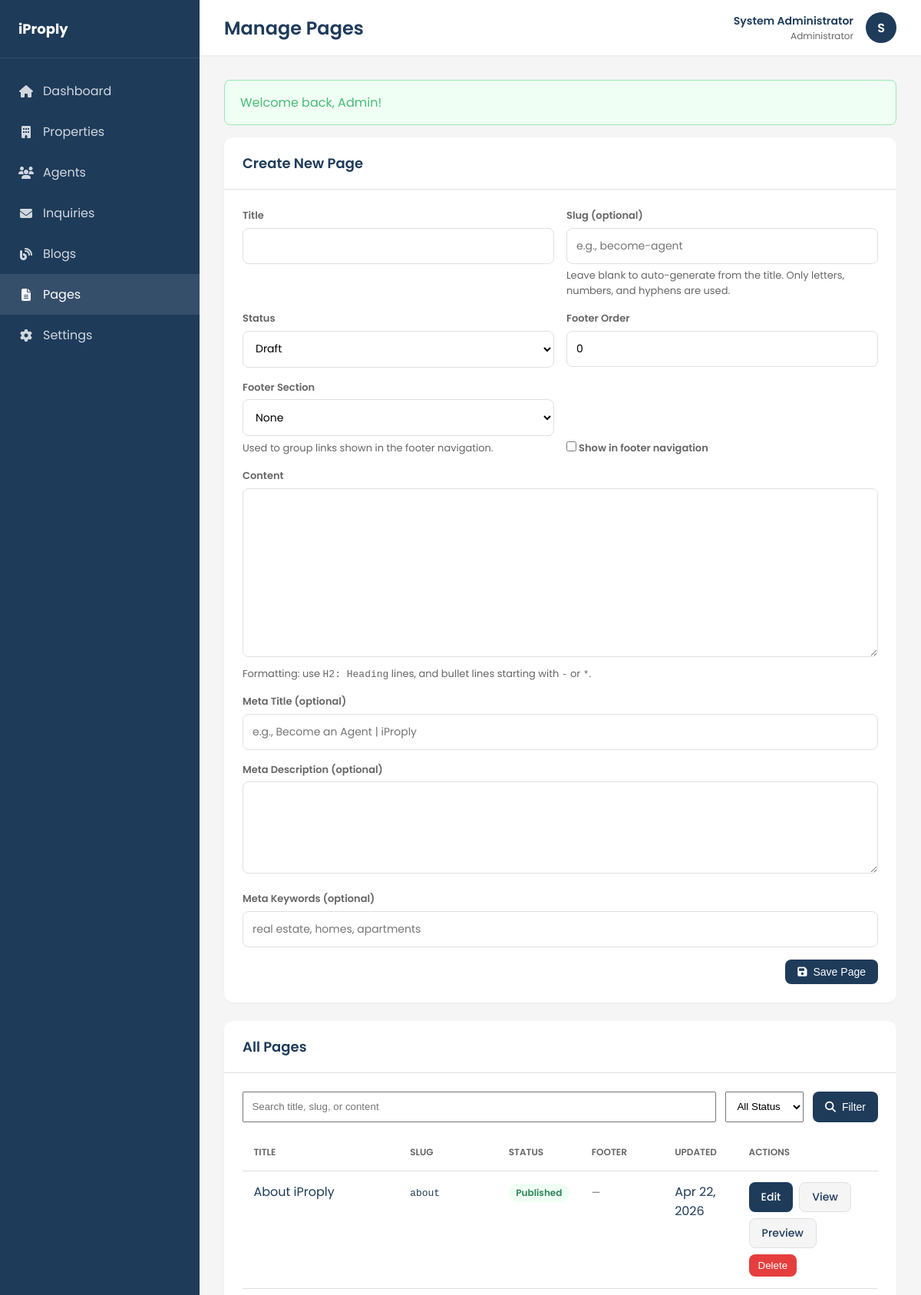
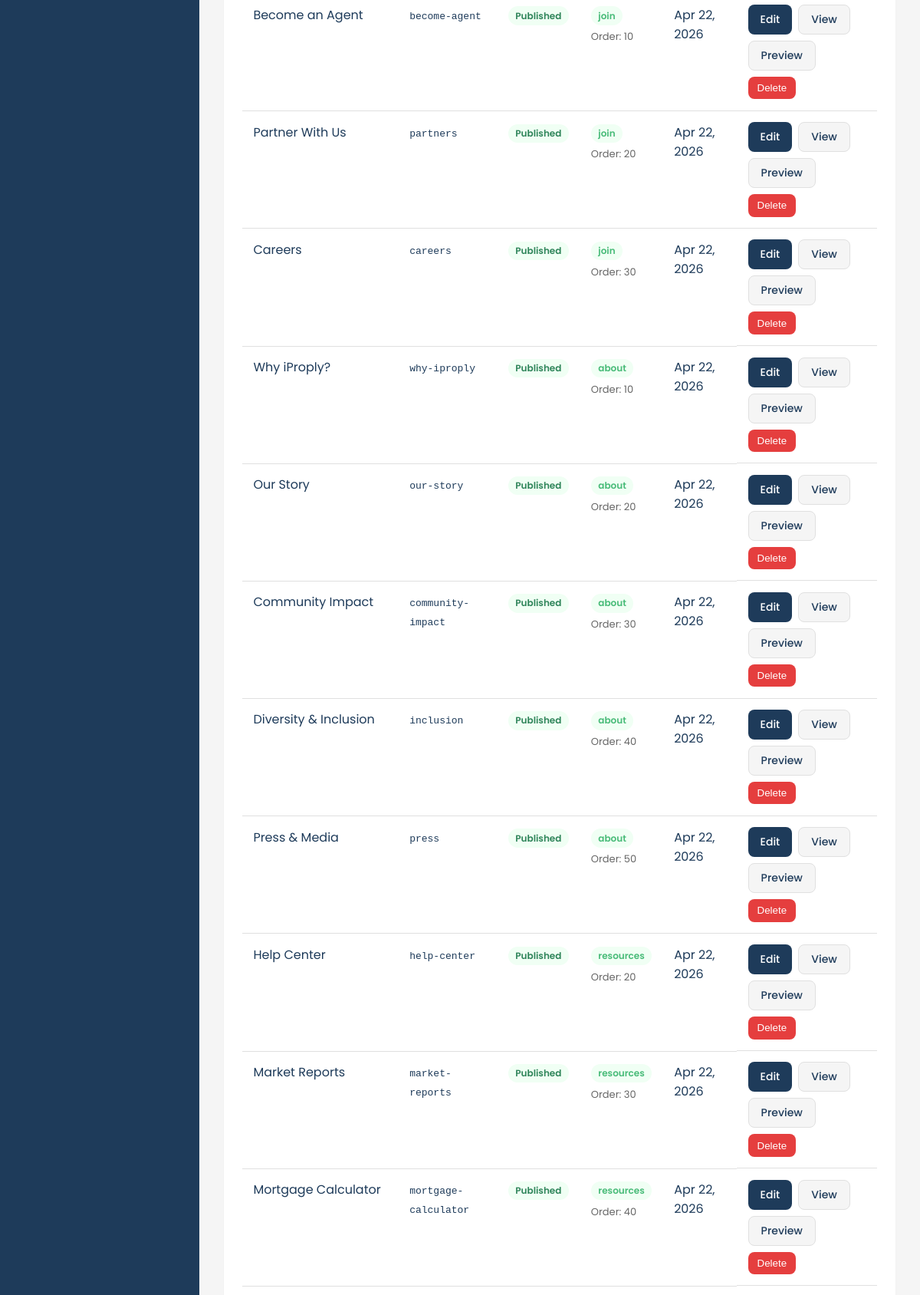
Screenshot of /admin/pages.php (signed in, upper part) with the database file from the repository (2 pictures, top to bottom).
### tables this page shows
CREATE TABLE pages (
    id INT AUTO_INCREMENT PRIMARY KEY,
    title VARCHAR(255) NOT NULL,
    slug VARCHAR(255) NOT NULL UNIQUE,
    content LONGTEXT NOT NULL,
    status ENUM('draft', 'published') DEFAULT 'draft',
    published_at DATETIME NULL,
    meta_title VARCHAR(255) NULL,
    meta_description TEXT NULL,
    meta_keywords TEXT NULL,
    show_in_footer TINYINT(1) NOT NULL DEFAULT 0,
    footer_section VARCHAR(50) NULL,
    footer_order INT NOT NULL DEFAULT 0,
    created_by INT NULL,
    updated_by INT NULL,
    created_at TIMESTAMP DEFAULT CURRENT_TIMESTAMP,
    updated_at TIMESTAMP DEFAULT CURRENT_TIMESTAMP ON UPDATE CURRENT_TIMESTAMP,
    FOREIGN KEY (created_by) REFERENCES admins(id) ON DELETE SET NULL,
    FOREIGN KEY (updated_by) REFERENCES admins(id) ON DELETE SET NULL
);

### config/config.php (called while the page is built, shortened)
<?php
function base_url($path = '') {
    return rtrim(APP_URL, '/') . '/' . ltrim($path, '/');
}
function sanitize($input) {
    return htmlspecialchars(trim($input ?? ''), ENT_QUOTES, 'UTF-8');
}
function format_date($date, $format = 'M d, Y') {
    return date($format, strtotime($date));
}
function get_flash_messages() {
    $messages = $_SESSION['flash_messages'] ?? [];
    return $messages;
}

### includes/Database.php (called while the page is built, shortened)
<?php
class Database {
    private static $instance = null;
    private $pdo;
    private $stmt;
    private function __construct() {
        $dsn = "mysql:host=" . DB_HOST . ";dbname=" . DB_NAME . ";charset=" . DB_CHARSET;
        $options = [
            PDO::ATTR_ERRMODE => PDO::ERRMODE_EXCEPTION,
            PDO::ATTR_DEFAULT_FETCH_MODE => PDO::FETCH_ASSOC,
            PDO::ATTR_EMULATE_PREPARES => false,
            PDO::MYSQL_ATTR_INIT_COMMAND => "SET NAMES " . DB_CHARSET . " COLLATE utf8mb4_unicode_ci"
        ];
        try {
            $this->pdo = new PDO($dsn, DB_USER, DB_PASS, $options);
        } catch (PDOException $e) {
            $this->error = $e->getMessage();
            error_log("Database Connection Error: " . $this->error);
            if (APP_ENV === 'development') {
                die("Database Connection Error: " . $this->error);
            } else {
                die("A database error occurred. Please try again later.");
            }
        }
    }
    public static function getInstance() {
        if (self::$instance === null) {
            self::$instance = new self();
        }
        return self::$instance;
    }
    public function query($sql, $params = []) {
        $this->stmt = $this->pdo->prepare($sql);
        try {
            $this->stmt->execute($params);
            return $this;
        } catch (PDOException $e) {
            error_log("Query Error: " . $e->getMessage() . " | SQL: " . $sql);
            throw $e;
        }
    }
    public function fetchAll() {
        return $this->stmt->fetchAll();
    }
    public function select($table, $columns = '*', $where = '', $params = [], $orderBy = '', $limit = '') {
        $sql = "SELECT {$columns} FROM {$table}";
        if ($orderBy) {
            $sql .= " ORDER BY {$orderBy}";
        }
        return $this->query($sql, $params)->fetchAll();
    }
}

### includes/Page.php (called while the page is built, shortened)
<?php
class Page {
    private $db;
    public function __construct() {
        $this->db = Database::getInstance();
    }
    public function getAllForAdmin($status = 'all', $search = '') {
        $where = [];
        $params = [];
        $whereSql = !empty($where) ? implode(' AND ', $where) : '';
        return $this->db->select('pages', '*', $whereSql, $params, 'updated_at DESC, created_at DESC');
    }
}

### admin/pages.php (the view, shortened to what this page needs)
<?php
require_once '../config/config.php';
require_once '../includes/Database.php';
require_once '../includes/Page.php';
$pageModel = new Page();
$status = isset($_GET['status']) ? sanitize($_GET['status']) : 'all';
$search = isset($_GET['search']) ? sanitize($_GET['search']) : '';
$editingId = isset($_GET['edit']) ? (int) $_GET['edit'] : 0;
$editingPage = $editingId ? $pageModel->getById($editingId) : null;
$pages = $pageModel->getAllForAdmin($status, $search);
$pageTitle = 'Manage Pages';
?>
<!DOCTYPE html>
<html lang="en">
<head>
    <link rel="stylesheet" href="https://cdnjs.cloudflare.com/ajax/libs/font-awesome/6.4.0/css/all.min.css">
    <link rel="stylesheet" href="../assets/css/admin.css">
</head>
<body>
    <aside class="sidebar">
        <div class="sidebar-header">
            <a href="<?php echo base_url(); ?>"><?php echo sanitize(APP_NAME); ?></a>
        </div>
        <nav class="sidebar-nav">
            <a href="dashboard.php"><i class="fas fa-home"></i> Dashboard</a>
            <a href="properties.php"><i class="fas fa-building"></i> Properties</a>
            <a href="agents.php"><i class="fas fa-users"></i> Agents</a>
            <a href="inquiries.php"><i class="fas fa-envelope"></i> Inquiries</a>
            <a href="blogs.php"><i class="fas fa-blog"></i> Blogs</a>
            <a href="pages.php" class="active"><i class="fas fa-file-lines"></i> Pages</a>
            <a href="settings.php"><i class="fas fa-cog"></i> Settings</a>
        </nav>
    </aside>
    <div class="main-wrapper">
        <header class="topbar">
            <div class="topbar-title">
                <h1><?php echo sanitize($pageTitle); ?></h1>
            </div>
            <div class="topbar-user">
                <div class="user-info">
                    <div class="name"><?php echo sanitize($_SESSION['user_name'] ?? 'Admin'); ?></div>
                    <div class="role">Administrator</div>
                </div>
                <div class="user-avatar"><?php echo strtoupper(substr($_SESSION['user_name'] ?? 'A', 0, 1)); ?></div>
            </div>
        </header>
        <main class="content">
            <?php foreach (get_flash_messages() as $msg): ?>
                <div class="alert alert-<?php echo sanitize($msg['type']); ?>" style="margin-bottom: 1rem;">
                    <?php echo sanitize($msg['message']); ?>
                </div>
            <?php endforeach; ?>
            <div class="card">
                <div class="card-header">
                    <h2><?php echo $editingPage ? 'Edit Page' : 'Create New Page'; ?></h2>
                </div>
                <div class="card-body">
                    <form method="POST" class="form-grid">
                        <div class="form-row">
                            <div>
                                <label for="title">Title</label>
                                <input id="title" type="text" name="title" value="<?php echo sanitize($editingPage['title'] ?? ''); ?>" required>
                            </div>
                            <div>
                                <label for="slug">Slug (optional)</label>
                                <input id="slug" type="text" name="slug" value="<?php echo sanitize($editingPage['slug'] ?? ''); ?>" placeholder="e.g., become-agent">
                                <div class="help">Leave blank to auto-generate from the title. Only letters, numbers, and hyphens are used.</div>
                            </div>
                        </div>
                        <div class="form-row">
                            <div>
                                <label for="status">Status</label>
                                <select id="status" name="status">
                                    <option value="draft" <?php echo (($editingPage['status'] ?? '') === 'draft') ? 'selected' : ''; ?>>Draft</option>
                                </select>
                            </div>
                            <div>
                                <label for="footer_order">Footer Order</label>
                                <input id="footer_order" type="number" name="footer_order" value="<?php echo (int) ($editingPage['footer_order'] ?? 0); ?>" min="0" step="1">
                            </div>
                        </div>
                        <div class="form-row">
                            <div>
                                <label for="footer_section">Footer Section</label>
                                <select id="footer_section" name="footer_section">
                                    <?php $section = (string) ($editingPage['footer_section'] ?? ''); ?>
                                    <option value="" <?php echo $section === '' ? 'selected' : ''; ?>>None</option>
                                </select>
                                <div class="help">Used to group links shown in the footer navigation.</div>
                            </div>
                            <div style="display:flex; align-items:flex-end;">
                                <label class="checkbox-row" style="margin:0;">
                                    <input type="checkbox" name="show_in_footer" value="1" <?php echo !empty($editingPage['show_in_footer']) ? 'checked' : ''; ?>>
                                    <span>Show in footer navigation</span>
                                </label>
                            </div>
                        </div>
                        <div>
                            <label for="content">Content</label>
                            <textarea id="content" name="content" required><?php echo sanitize($editingPage['content'] ?? ''); ?></textarea>
                            <div class="help">
                                Formatting: use <code>H2: Heading</code> lines, and bullet lines starting with <code>-</code> or <code>*</code>.
                            </div>
                        </div>
                        <div class="meta-grid">
                            <div>
                                <label for="meta_title">Meta Title (optional)</label>
                                <input id="meta_title" type="text" name="meta_title" value="<?php echo sanitize($editingPage['meta_title'] ?? ''); ?>" placeholder="e.g., Become an Agent | iProply">
                            </div>
                            <div>
                                <label for="meta_description">Meta Description (optional)</label>
                                <textarea id="meta_description" name="meta_description" style="min-height: 120px;"><?php echo sanitize($editingPage['meta_description'] ?? ''); ?></textarea>
                            </div>
                            <div>
                                <label for="meta_keywords">Meta Keywords (optional)</label>
                                <input id="meta_keywords" type="text" name="meta_keywords" value="<?php echo sanitize($editingPage['meta_keywords'] ?? ''); ?>" placeholder="real estate, homes, apartments">
                            </div>
                        </div>
                        <div style="display:flex; gap:0.75rem; justify-content:flex-end;">
                            <button type="submit" class="btn btn-primary"><i class="fas fa-save"></i> Save Page</button>
                        </div>
                    </form>
                </div>
            </div>
            <div class="card">
                <div class="card-header">
                    <h2>All Pages</h2>
                </div>
                <div class="card-body">
                    <form method="GET" style="display:flex; gap:0.75rem; margin-bottom:1rem; flex-wrap:wrap;">
                        <input type="text" name="search" value="<?php echo sanitize($search); ?>" placeholder="Search title, slug, or content" style="flex:1; min-width:220px; padding:0.65rem;">
                        <select name="status" style="padding:0.65rem;">
                            <option value="all" <?php echo $status === 'all' ? 'selected' : ''; ?>>All Status</option>
                        </select>
                        <button type="submit" class="btn btn-primary"><i class="fas fa-search"></i> Filter</button>
                    </form>
                    <div class="table-wrap">
                        <table class="table">
                            <thead>
                                <tr>
                                    <th>Title</th>
                                    <th>Slug</th>
                                    <th>Status</th>
                                    <th>Footer</th>
                                    <th>Updated</th>
                                    <th>Actions</th>
                                </tr>
                            </thead>
                            <tbody>
                                <?php if (empty($pages)): ?>
                                    <tr><td colspan="6">No pages found.</td></tr>
                                <?php else: ?>
                                    <?php foreach ($pages as $p): ?>
                                        <tr>
                                            <td><?php echo sanitize($p['title']); ?></td>
                                            <td><code><?php echo sanitize($p['slug']); ?></code></td>
                                            <td>
                                                <span class="badge <?php echo $p['status'] === 'published' ? 'badge-published' : 'badge-draft'; ?>">
                                                    <?php echo ucfirst($p['status']); ?>
                                                </span>
                                            </td>
                                            <td>
                                                <?php if (!empty($p['show_in_footer'])): ?>
                                                    <span class="badge badge-success"><?php echo sanitize($p['footer_section'] ?? 'footer'); ?></span>
                                                    <div class="help" style="margin-top:0.35rem;">Order: <?php echo (int) ($p['footer_order'] ?? 0); ?></div>
                                                <?php else: ?>
                                                    <span class="help">—</span>
                                                <?php endif; ?>
                                            </td>
                                            <td><?php echo !empty($p['updated_at']) ? format_date($p['updated_at'], 'M d, Y') : '-'; ?></td>
                                            <td class="actions">
                                                <a class="btn btn-primary" href="pages.php?edit=<?php echo (int) $p['id']; ?>&status=<?php echo urlencode($status); ?>&search=<?php echo urlencode($search); ?>">Edit</a>
                                                <a class="btn btn-secondary" target="_blank" rel="noopener" href="<?php echo base_url('page.php?slug=' . urlencode($p['slug'])); ?>">View</a>
                                                <a class="btn btn-secondary" target="_blank" rel="noopener" href="<?php echo base_url('page.php?slug=' . urlencode($p['slug']) . '&preview=1'); ?>">Preview</a>
                                                <form method="POST" onsubmit="return confirm('Delete this page?');">
                                                    <button type="submit" class="btn-danger">Delete</button>
                                                </form>
                                            </td>
                                        </tr>
                                    <?php endforeach; ?>
                                <?php endif; ?>
                            </tbody>
                        </table>
                    </div>
                </div>
            </div>
        </main>
    </div>
</body>
</html>

### rows the page displays
pages: title "About iProply", slug "about", status "Published", updated_at "Apr 22, 2026"
pages: title "Become an Agent", slug "become-agent", status "Published", footer_section "join", footer_order "10", updated_at "Apr 22, 2026"
pages: title "Partner With Us", slug "partners", status "Published", footer_section "join", footer_order "20", updated_at "Apr 22, 2026"
pages: title "Careers", slug "careers", status "Published", footer_section "join", footer_order "30", updated_at "Apr 22, 2026"
pages: title "Why iProply?", slug "why-iproply", status "Published", footer_section "about", footer_order "10", updated_at "Apr 22, 2026"
pages: title "Our Story", slug "our-story", status "Published", footer_section "about", footer_order "20", updated_at "Apr 22, 2026"
pages: title "Community Impact", slug "community-impact", status "Published", footer_section "about", footer_order "30", updated_at "Apr 22, 2026"
pages: title "Diversity & Inclusion", slug "inclusion", status "Published", footer_section "about", footer_order "40", updated_at "Apr 22, 2026"
pages: title "Press & Media", slug "press", status "Published", footer_section "about", footer_order "50", updated_at "Apr 22, 2026"
pages: title "Help Center", slug "help-center", status "Published", footer_section "resources", footer_order "20", updated_at "Apr 22, 2026"
pages: title "Market Reports", slug "market-reports", status "Published", footer_section "resources", footer_order "30", updated_at "Apr 22, 2026"
pages: title "Mortgage Calculator", slug "mortgage-calculator", status "Published", footer_section "resources", footer_order "40", updated_at "Apr 22, 2026"

### other values shown
APP_NAME "iProply"
$pageTitle "Manage Pages"
$_SESSION['user_name'] "System Administrator"
substr($_SESSION['user_name'] ?? 'A', 0, 1) "S"
$msg['message'] "Welcome back, Admin!"
